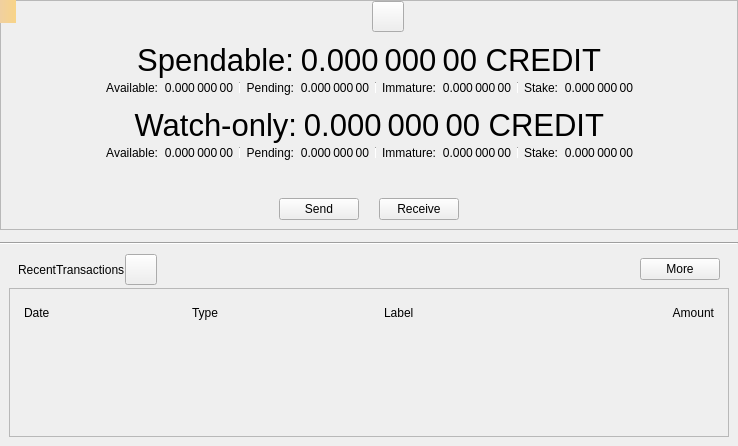
<?xml version="1.0" encoding="UTF-8"?>
<ui version="4.0">
 <class>OverviewPage</class>
 <widget class="QWidget" name="OverviewPage">
  <property name="geometry">
   <rect>
    <x>0</x>
    <y>0</y>
    <width>738</width>
    <height>446</height>
   </rect>
  </property>
  <property name="windowTitle">
   <string>Form</string>
  </property>
  <layout class="QVBoxLayout" name="verticalLayout_6">
   <property name="spacing">
    <number>0</number>
   </property>
   <property name="leftMargin">
    <number>0</number>
   </property>
   <property name="topMargin">
    <number>0</number>
   </property>
   <property name="rightMargin">
    <number>0</number>
   </property>
   <property name="bottomMargin">
    <number>0</number>
   </property>
   <item>
    <widget class="QFrame" name="frameBalances">
     <property name="frameShape">
      <enum>QFrame::StyledPanel</enum>
     </property>
     <property name="frameShadow">
      <enum>QFrame::Raised</enum>
     </property>
     <layout class="QVBoxLayout" name="verticalLayout_5">
      <property name="spacing">
       <number>0</number>
      </property>
      <property name="leftMargin">
       <number>0</number>
      </property>
      <property name="topMargin">
       <number>0</number>
      </property>
      <property name="rightMargin">
       <number>0</number>
      </property>
      <property name="bottomMargin">
       <number>0</number>
      </property>
      <item>
       <widget class="QWidget" name="widgetStatus" native="true">
        <layout class="QHBoxLayout" name="horizontalLayout_16">
         <property name="leftMargin">
          <number>0</number>
         </property>
         <property name="topMargin">
          <number>0</number>
         </property>
         <property name="rightMargin">
          <number>0</number>
         </property>
         <property name="bottomMargin">
          <number>0</number>
         </property>
         <item>
          <spacer name="horizontalSpacer_6">
           <property name="orientation">
            <enum>Qt::Horizontal</enum>
           </property>
           <property name="sizeHint" stdset="0">
            <size>
             <width>0</width>
             <height>20</height>
            </size>
           </property>
          </spacer>
         </item>
         <item>
          <widget class="QLabel" name="labelLogo">
           <property name="sizePolicy">
            <sizepolicy hsizetype="Fixed" vsizetype="Fixed">
             <horstretch>0</horstretch>
             <verstretch>0</verstretch>
            </sizepolicy>
           </property>
           <property name="minimumSize">
            <size>
             <width>32</width>
             <height>32</height>
            </size>
           </property>
          </widget>
         </item>
         <item>
          <widget class="QToolButton" name="labelWalletStatus">
           <property name="enabled">
            <bool>true</bool>
           </property>
           <property name="toolTip">
            <string>The displayed information may be out of date. Your wallet automatically synchronizes with the Credit network after a connection is established, but this process has not completed yet.</string>
           </property>
           <property name="text">
            <string/>
           </property>
           <property name="icon">
            <iconset>
             <normaloff>:/icons/warning</normaloff>
             <disabledoff>:/icons/warning</disabledoff>:/icons/warning</iconset>
           </property>
           <property name="iconSize">
            <size>
             <width>24</width>
             <height>24</height>
            </size>
           </property>
           <property name="flat" stdset="0">
            <bool>false</bool>
           </property>
          </widget>
         </item>
         <item>
          <spacer name="horizontalSpacer_5">
           <property name="orientation">
            <enum>Qt::Horizontal</enum>
           </property>
           <property name="sizeHint" stdset="0">
            <size>
             <width>0</width>
             <height>20</height>
            </size>
           </property>
          </spacer>
         </item>
        </layout>
       </widget>
      </item>
      <item>
       <widget class="QWidget" name="widgetWallet" native="true">
        <layout class="QVBoxLayout" name="verticalLayout_2">
         <property name="spacing">
          <number>0</number>
         </property>
         <item>
          <widget class="QWidget" name="widgetTotal" native="true">
           <layout class="QHBoxLayout" name="horizontalLayout">
            <property name="leftMargin">
             <number>0</number>
            </property>
            <property name="topMargin">
             <number>0</number>
            </property>
            <property name="rightMargin">
             <number>0</number>
            </property>
            <property name="bottomMargin">
             <number>0</number>
            </property>
            <item>
             <spacer name="horizontalSpacer_7">
              <property name="orientation">
               <enum>Qt::Horizontal</enum>
              </property>
              <property name="sizeHint" stdset="0">
               <size>
                <width>0</width>
                <height>20</height>
               </size>
              </property>
             </spacer>
            </item>
            <item>
             <widget class="QLabel" name="labelSpendable">
              <property name="font">
               <font>
                <pointsize>23</pointsize>
               </font>
              </property>
              <property name="text">
               <string>Spendable:</string>
              </property>
              <property name="alignment">
               <set>Qt::AlignRight|Qt::AlignTrailing|Qt::AlignVCenter</set>
              </property>
             </widget>
            </item>
            <item>
             <widget class="QLabel" name="labelTotal">
              <property name="font">
               <font>
                <pointsize>23</pointsize>
               </font>
              </property>
              <property name="cursor">
               <cursorShape>IBeamCursor</cursorShape>
              </property>
              <property name="toolTip">
               <string>Your current total balance</string>
              </property>
              <property name="text">
               <string notr="true">0.000 000 00 CREDIT</string>
              </property>
              <property name="alignment">
               <set>Qt::AlignRight|Qt::AlignTrailing|Qt::AlignVCenter</set>
              </property>
              <property name="textInteractionFlags">
               <set>Qt::LinksAccessibleByMouse|Qt::TextSelectableByMouse</set>
              </property>
             </widget>
            </item>
            <item>
             <spacer name="horizontalSpacer_8">
              <property name="orientation">
               <enum>Qt::Horizontal</enum>
              </property>
              <property name="sizeHint" stdset="0">
               <size>
                <width>0</width>
                <height>20</height>
               </size>
              </property>
             </spacer>
            </item>
           </layout>
          </widget>
         </item>
         <item>
          <layout class="QHBoxLayout" name="horizontalLayout_13">
           <property name="leftMargin">
            <number>0</number>
           </property>
           <property name="topMargin">
            <number>0</number>
           </property>
           <property name="rightMargin">
            <number>0</number>
           </property>
           <property name="bottomMargin">
            <number>0</number>
           </property>
           <item>
            <spacer name="horizontalSpacer_9">
             <property name="orientation">
              <enum>Qt::Horizontal</enum>
             </property>
             <property name="sizeHint" stdset="0">
              <size>
               <width>40</width>
               <height>20</height>
              </size>
             </property>
            </spacer>
           </item>
           <item>
            <widget class="QWidget" name="widgetBalance" native="true">
             <layout class="QHBoxLayout" name="horizontalLayout_2">
              <property name="leftMargin">
               <number>0</number>
              </property>
              <property name="topMargin">
               <number>0</number>
              </property>
              <property name="rightMargin">
               <number>0</number>
              </property>
              <property name="bottomMargin">
               <number>0</number>
              </property>
              <item>
               <widget class="QLabel" name="labelBalanceText">
                <property name="text">
                 <string>Available:</string>
                </property>
                <property name="alignment">
                 <set>Qt::AlignRight|Qt::AlignTrailing|Qt::AlignVCenter</set>
                </property>
               </widget>
              </item>
              <item>
               <widget class="QLabel" name="labelBalance">
                <property name="cursor">
                 <cursorShape>IBeamCursor</cursorShape>
                </property>
                <property name="toolTip">
                 <string>Your current spendable balance</string>
                </property>
                <property name="text">
                 <string notr="true">0.000 000 00</string>
                </property>
                <property name="alignment">
                 <set>Qt::AlignRight|Qt::AlignTrailing|Qt::AlignVCenter</set>
                </property>
                <property name="textInteractionFlags">
                 <set>Qt::LinksAccessibleByMouse|Qt::TextSelectableByMouse</set>
                </property>
               </widget>
              </item>
             </layout>
            </widget>
           </item>
           <item>
            <widget class="QWidget" name="widgetPending" native="true">
             <layout class="QHBoxLayout" name="horizontalLayout_3">
              <property name="leftMargin">
               <number>6</number>
              </property>
              <property name="topMargin">
               <number>0</number>
              </property>
              <property name="rightMargin">
               <number>0</number>
              </property>
              <property name="bottomMargin">
               <number>0</number>
              </property>
              <item>
               <widget class="Line" name="vLine">
                <property name="maximumSize">
                 <size>
                  <width>1</width>
                  <height>12</height>
                 </size>
                </property>
                <property name="orientation">
                 <enum>Qt::Vertical</enum>
                </property>
               </widget>
              </item>
              <item>
               <widget class="QLabel" name="labelPendingText">
                <property name="text">
                 <string>Pending:</string>
                </property>
                <property name="alignment">
                 <set>Qt::AlignRight|Qt::AlignTrailing|Qt::AlignVCenter</set>
                </property>
               </widget>
              </item>
              <item>
               <widget class="QLabel" name="labelUnconfirmed">
                <property name="cursor">
                 <cursorShape>IBeamCursor</cursorShape>
                </property>
                <property name="toolTip">
                 <string>Total of transactions that have yet to be confirmed, and do not yet count toward the spendable balance</string>
                </property>
                <property name="text">
                 <string notr="true">0.000 000 00</string>
                </property>
                <property name="alignment">
                 <set>Qt::AlignRight|Qt::AlignTrailing|Qt::AlignVCenter</set>
                </property>
                <property name="textInteractionFlags">
                 <set>Qt::LinksAccessibleByMouse|Qt::TextSelectableByMouse</set>
                </property>
               </widget>
              </item>
             </layout>
            </widget>
           </item>
           <item>
            <widget class="QWidget" name="widgetImmature" native="true">
             <layout class="QHBoxLayout" name="horizontalLayout_4">
              <property name="leftMargin">
               <number>6</number>
              </property>
              <property name="topMargin">
               <number>0</number>
              </property>
              <property name="rightMargin">
               <number>0</number>
              </property>
              <property name="bottomMargin">
               <number>0</number>
              </property>
              <item>
               <widget class="Line" name="vLine_2">
                <property name="maximumSize">
                 <size>
                  <width>1</width>
                  <height>12</height>
                 </size>
                </property>
                <property name="orientation">
                 <enum>Qt::Vertical</enum>
                </property>
               </widget>
              </item>
              <item>
               <widget class="QLabel" name="labelImmatureText">
                <property name="text">
                 <string>Immature:</string>
                </property>
                <property name="alignment">
                 <set>Qt::AlignRight|Qt::AlignTrailing|Qt::AlignVCenter</set>
                </property>
               </widget>
              </item>
              <item>
               <widget class="QLabel" name="labelImmature">
                <property name="cursor">
                 <cursorShape>IBeamCursor</cursorShape>
                </property>
                <property name="toolTip">
                 <string>Mined balance that has not yet matured</string>
                </property>
                <property name="text">
                 <string notr="true">0.000 000 00</string>
                </property>
                <property name="alignment">
                 <set>Qt::AlignRight|Qt::AlignTrailing|Qt::AlignVCenter</set>
                </property>
                <property name="textInteractionFlags">
                 <set>Qt::LinksAccessibleByMouse|Qt::TextSelectableByMouse</set>
                </property>
               </widget>
              </item>
             </layout>
            </widget>
           </item>
           <item>
            <widget class="QWidget" name="widgetStake" native="true">
             <layout class="QHBoxLayout" name="horizontalLayout_7">
              <property name="leftMargin">
               <number>6</number>
              </property>
              <property name="topMargin">
               <number>0</number>
              </property>
              <property name="rightMargin">
               <number>0</number>
              </property>
              <property name="bottomMargin">
               <number>0</number>
              </property>
              <item>
               <widget class="Line" name="vLine_3">
                <property name="maximumSize">
                 <size>
                  <width>1</width>
                  <height>12</height>
                 </size>
                </property>
                <property name="orientation">
                 <enum>Qt::Vertical</enum>
                </property>
               </widget>
              </item>
              <item>
               <widget class="QLabel" name="labelStakeText">
                <property name="text">
                 <string>Stake:</string>
                </property>
                <property name="alignment">
                 <set>Qt::AlignRight|Qt::AlignTrailing|Qt::AlignVCenter</set>
                </property>
               </widget>
              </item>
              <item>
               <widget class="QLabel" name="labelStake">
                <property name="text">
                 <string>0.000 000 00</string>
                </property>
                <property name="alignment">
                 <set>Qt::AlignRight|Qt::AlignTrailing|Qt::AlignVCenter</set>
                </property>
                <property name="textInteractionFlags">
                 <set>Qt::LinksAccessibleByMouse|Qt::TextSelectableByMouse</set>
                </property>
               </widget>
              </item>
             </layout>
            </widget>
           </item>
           <item>
            <spacer name="horizontalSpacer_10">
             <property name="orientation">
              <enum>Qt::Horizontal</enum>
             </property>
             <property name="sizeHint" stdset="0">
              <size>
               <width>40</width>
               <height>20</height>
              </size>
             </property>
            </spacer>
           </item>
          </layout>
         </item>
        </layout>
       </widget>
      </item>
      <item>
       <widget class="QWidget" name="widgetWatch" native="true">
        <layout class="QVBoxLayout" name="verticalLayout_4">
         <property name="spacing">
          <number>0</number>
         </property>
         <property name="topMargin">
          <number>0</number>
         </property>
         <property name="bottomMargin">
          <number>0</number>
         </property>
         <item>
          <widget class="QWidget" name="widgetWatchTotal" native="true">
           <layout class="QHBoxLayout" name="horizontalLayout_8">
            <property name="leftMargin">
             <number>0</number>
            </property>
            <property name="topMargin">
             <number>0</number>
            </property>
            <property name="rightMargin">
             <number>0</number>
            </property>
            <property name="bottomMargin">
             <number>0</number>
            </property>
            <item>
             <spacer name="horizontalSpacer_11">
              <property name="orientation">
               <enum>Qt::Horizontal</enum>
              </property>
              <property name="sizeHint" stdset="0">
               <size>
                <width>0</width>
                <height>20</height>
               </size>
              </property>
             </spacer>
            </item>
            <item>
             <widget class="QLabel" name="labelWatchonly">
              <property name="font">
               <font>
                <pointsize>23</pointsize>
               </font>
              </property>
              <property name="text">
               <string>Watch-only:</string>
              </property>
              <property name="alignment">
               <set>Qt::AlignRight|Qt::AlignTrailing|Qt::AlignVCenter</set>
              </property>
             </widget>
            </item>
            <item>
             <widget class="QLabel" name="labelWatchTotal">
              <property name="font">
               <font>
                <pointsize>23</pointsize>
               </font>
              </property>
              <property name="cursor">
               <cursorShape>IBeamCursor</cursorShape>
              </property>
              <property name="toolTip">
               <string>Current total balance in watch-only addresses</string>
              </property>
              <property name="text">
               <string notr="true">0.000 000 00 CREDIT</string>
              </property>
              <property name="alignment">
               <set>Qt::AlignRight|Qt::AlignTrailing|Qt::AlignVCenter</set>
              </property>
              <property name="textInteractionFlags">
               <set>Qt::LinksAccessibleByMouse|Qt::TextSelectableByMouse</set>
              </property>
             </widget>
            </item>
            <item>
             <spacer name="horizontalSpacer_12">
              <property name="orientation">
               <enum>Qt::Horizontal</enum>
              </property>
              <property name="sizeHint" stdset="0">
               <size>
                <width>0</width>
                <height>20</height>
               </size>
              </property>
             </spacer>
            </item>
           </layout>
          </widget>
         </item>
         <item>
          <layout class="QHBoxLayout" name="horizontalLayout_14">
           <property name="leftMargin">
            <number>0</number>
           </property>
           <property name="rightMargin">
            <number>0</number>
           </property>
           <item>
            <spacer name="horizontalSpacer_13">
             <property name="orientation">
              <enum>Qt::Horizontal</enum>
             </property>
             <property name="sizeHint" stdset="0">
              <size>
               <width>0</width>
               <height>20</height>
              </size>
             </property>
            </spacer>
           </item>
           <item>
            <widget class="QWidget" name="widgetWatchAvailable" native="true">
             <layout class="QHBoxLayout" name="horizontalLayout_9">
              <property name="leftMargin">
               <number>0</number>
              </property>
              <property name="topMargin">
               <number>0</number>
              </property>
              <property name="rightMargin">
               <number>0</number>
              </property>
              <property name="bottomMargin">
               <number>0</number>
              </property>
              <item>
               <widget class="QLabel" name="labelWatchAvailableText">
                <property name="text">
                 <string>Available:</string>
                </property>
                <property name="alignment">
                 <set>Qt::AlignRight|Qt::AlignTrailing|Qt::AlignVCenter</set>
                </property>
               </widget>
              </item>
              <item>
               <widget class="QLabel" name="labelWatchAvailable">
                <property name="cursor">
                 <cursorShape>IBeamCursor</cursorShape>
                </property>
                <property name="toolTip">
                 <string>Your current balance in watch-only addresses</string>
                </property>
                <property name="text">
                 <string notr="true">0.000 000 00</string>
                </property>
                <property name="alignment">
                 <set>Qt::AlignRight|Qt::AlignTrailing|Qt::AlignVCenter</set>
                </property>
                <property name="textInteractionFlags">
                 <set>Qt::LinksAccessibleByMouse|Qt::TextSelectableByMouse</set>
                </property>
               </widget>
              </item>
             </layout>
            </widget>
           </item>
           <item>
            <widget class="QWidget" name="widgetWatchPending" native="true">
             <layout class="QHBoxLayout" name="horizontalLayout_10">
              <property name="leftMargin">
               <number>6</number>
              </property>
              <property name="topMargin">
               <number>0</number>
              </property>
              <property name="rightMargin">
               <number>0</number>
              </property>
              <property name="bottomMargin">
               <number>0</number>
              </property>
              <item>
               <widget class="Line" name="vLine_4">
                <property name="maximumSize">
                 <size>
                  <width>1</width>
                  <height>12</height>
                 </size>
                </property>
                <property name="orientation">
                 <enum>Qt::Vertical</enum>
                </property>
               </widget>
              </item>
              <item>
               <widget class="QLabel" name="labelWatchPendingText">
                <property name="text">
                 <string>Pending:</string>
                </property>
                <property name="alignment">
                 <set>Qt::AlignRight|Qt::AlignTrailing|Qt::AlignVCenter</set>
                </property>
               </widget>
              </item>
              <item>
               <widget class="QLabel" name="labelWatchPending">
                <property name="cursor">
                 <cursorShape>IBeamCursor</cursorShape>
                </property>
                <property name="toolTip">
                 <string>Unconfirmed transactions to watch-only addresses</string>
                </property>
                <property name="text">
                 <string notr="true">0.000 000 00</string>
                </property>
                <property name="alignment">
                 <set>Qt::AlignRight|Qt::AlignTrailing|Qt::AlignVCenter</set>
                </property>
                <property name="textInteractionFlags">
                 <set>Qt::LinksAccessibleByMouse|Qt::TextSelectableByMouse</set>
                </property>
               </widget>
              </item>
             </layout>
            </widget>
           </item>
           <item>
            <widget class="QWidget" name="widgetWatchImmature" native="true">
             <layout class="QHBoxLayout" name="horizontalLayout_11">
              <property name="leftMargin">
               <number>6</number>
              </property>
              <property name="topMargin">
               <number>0</number>
              </property>
              <property name="rightMargin">
               <number>0</number>
              </property>
              <property name="bottomMargin">
               <number>0</number>
              </property>
              <item>
               <widget class="Line" name="vLine_5">
                <property name="maximumSize">
                 <size>
                  <width>1</width>
                  <height>12</height>
                 </size>
                </property>
                <property name="orientation">
                 <enum>Qt::Vertical</enum>
                </property>
               </widget>
              </item>
              <item>
               <widget class="QLabel" name="labelWatchImmatureText">
                <property name="text">
                 <string>Immature:</string>
                </property>
                <property name="alignment">
                 <set>Qt::AlignRight|Qt::AlignTrailing|Qt::AlignVCenter</set>
                </property>
               </widget>
              </item>
              <item>
               <widget class="QLabel" name="labelWatchImmature">
                <property name="cursor">
                 <cursorShape>IBeamCursor</cursorShape>
                </property>
                <property name="toolTip">
                 <string>Mined balance in watch-only addresses that has not yet matured</string>
                </property>
                <property name="text">
                 <string notr="true">0.000 000 00</string>
                </property>
                <property name="alignment">
                 <set>Qt::AlignRight|Qt::AlignTrailing|Qt::AlignVCenter</set>
                </property>
                <property name="textInteractionFlags">
                 <set>Qt::LinksAccessibleByMouse|Qt::TextSelectableByMouse</set>
                </property>
               </widget>
              </item>
             </layout>
            </widget>
           </item>
           <item>
            <widget class="QWidget" name="widgetWatchStake" native="true">
             <layout class="QHBoxLayout" name="horizontalLayout_12">
              <property name="leftMargin">
               <number>6</number>
              </property>
              <property name="topMargin">
               <number>0</number>
              </property>
              <property name="rightMargin">
               <number>0</number>
              </property>
              <property name="bottomMargin">
               <number>0</number>
              </property>
              <item>
               <widget class="Line" name="vLine_6">
                <property name="maximumSize">
                 <size>
                  <width>1</width>
                  <height>12</height>
                 </size>
                </property>
                <property name="orientation">
                 <enum>Qt::Vertical</enum>
                </property>
               </widget>
              </item>
              <item>
               <widget class="QLabel" name="labelWatchStakeText">
                <property name="text">
                 <string>Stake:</string>
                </property>
                <property name="alignment">
                 <set>Qt::AlignRight|Qt::AlignTrailing|Qt::AlignVCenter</set>
                </property>
               </widget>
              </item>
              <item>
               <widget class="QLabel" name="labelWatchStake">
                <property name="text">
                 <string>0.000 000 00</string>
                </property>
                <property name="alignment">
                 <set>Qt::AlignRight|Qt::AlignTrailing|Qt::AlignVCenter</set>
                </property>
                <property name="textInteractionFlags">
                 <set>Qt::LinksAccessibleByMouse|Qt::TextSelectableByMouse</set>
                </property>
               </widget>
              </item>
             </layout>
            </widget>
           </item>
           <item>
            <spacer name="horizontalSpacer_14">
             <property name="orientation">
              <enum>Qt::Horizontal</enum>
             </property>
             <property name="sizeHint" stdset="0">
              <size>
               <width>0</width>
               <height>20</height>
              </size>
             </property>
            </spacer>
           </item>
          </layout>
         </item>
        </layout>
       </widget>
      </item>
      <item>
       <widget class="QWidget" name="widgetTransaction" native="true">
        <layout class="QHBoxLayout" name="horizontalLayout_15">
         <property name="spacing">
          <number>20</number>
         </property>
         <property name="topMargin">
          <number>35</number>
         </property>
         <item>
          <spacer name="horizontalSpacer_15">
           <property name="orientation">
            <enum>Qt::Horizontal</enum>
           </property>
           <property name="sizeHint" stdset="0">
            <size>
             <width>0</width>
             <height>20</height>
            </size>
           </property>
          </spacer>
         </item>
         <item>
          <widget class="CreditPushButton" name="buttonSend">
           <property name="text">
            <string>Send</string>
           </property>
          </widget>
         </item>
         <item>
          <widget class="CreditPushButton" name="buttonReceive">
           <property name="text">
            <string>Receive</string>
           </property>
          </widget>
         </item>
         <item>
          <spacer name="horizontalSpacer_16">
           <property name="orientation">
            <enum>Qt::Horizontal</enum>
           </property>
           <property name="sizeHint" stdset="0">
            <size>
             <width>0</width>
             <height>20</height>
            </size>
           </property>
          </spacer>
         </item>
        </layout>
       </widget>
      </item>
     </layout>
    </widget>
   </item>
   <item>
    <spacer name="verticalSpacer_5">
     <property name="orientation">
      <enum>Qt::Vertical</enum>
     </property>
     <property name="sizeType">
      <enum>QSizePolicy::Fixed</enum>
     </property>
     <property name="sizeHint" stdset="0">
      <size>
       <width>20</width>
       <height>12</height>
      </size>
     </property>
    </spacer>
   </item>
   <item>
    <widget class="Line" name="hLine">
     <property name="orientation">
      <enum>Qt::Horizontal</enum>
     </property>
    </widget>
   </item>
   <item>
    <spacer name="verticalSpacer_4">
     <property name="orientation">
      <enum>Qt::Vertical</enum>
     </property>
     <property name="sizeType">
      <enum>QSizePolicy::Fixed</enum>
     </property>
     <property name="sizeHint" stdset="0">
      <size>
       <width>20</width>
       <height>0</height>
      </size>
     </property>
    </spacer>
   </item>
   <item>
    <widget class="QWidget" name="widgetRecent" native="true">
     <layout class="QVBoxLayout" name="verticalLayout">
      <property name="spacing">
       <number>0</number>
      </property>
      <item>
       <layout class="QHBoxLayout" name="horizontalLayout_6">
        <property name="leftMargin">
         <number>9</number>
        </property>
        <property name="rightMargin">
         <number>9</number>
        </property>
        <property name="bottomMargin">
         <number>3</number>
        </property>
        <item>
         <widget class="QLabel" name="labelRecentTransactions">
          <property name="text">
           <string>RecentTransactions</string>
          </property>
         </widget>
        </item>
        <item>
         <widget class="QToolButton" name="labelTransactionsStatus">
          <property name="enabled">
           <bool>true</bool>
          </property>
          <property name="toolTip">
           <string>The displayed information may be out of date. Your wallet automatically synchronizes with the Credit network after a connection is established, but this process has not completed yet.</string>
          </property>
          <property name="text">
           <string/>
          </property>
          <property name="icon">
           <iconset>
            <normaloff>:/icons/warning</normaloff>
            <disabledoff>:/icons/warning</disabledoff>:/icons/warning</iconset>
          </property>
          <property name="iconSize">
           <size>
            <width>24</width>
            <height>24</height>
           </size>
          </property>
          <property name="flat" stdset="0">
           <bool>false</bool>
          </property>
         </widget>
        </item>
        <item>
         <spacer name="horizontalSpacer_3">
          <property name="orientation">
           <enum>Qt::Horizontal</enum>
          </property>
          <property name="sizeHint" stdset="0">
           <size>
            <width>0</width>
            <height>20</height>
           </size>
          </property>
         </spacer>
        </item>
        <item>
         <widget class="QPushButton" name="showMoreButton">
          <property name="text">
           <string>More</string>
          </property>
         </widget>
        </item>
       </layout>
      </item>
      <item>
       <layout class="QVBoxLayout" name="verticalLayout_3">
        <item>
         <widget class="QFrame" name="frameRecentTransactions">
          <property name="frameShape">
           <enum>QFrame::StyledPanel</enum>
          </property>
          <property name="frameShadow">
           <enum>QFrame::Raised</enum>
          </property>
          <layout class="QVBoxLayout" name="verticalLayout_8">
           <item>
            <widget class="QWidget" name="widget_header" native="true">
             <layout class="QHBoxLayout" name="horizontalLayout_5">
              <property name="spacing">
               <number>5</number>
              </property>
              <property name="leftMargin">
               <number>5</number>
              </property>
              <property name="topMargin">
               <number>5</number>
              </property>
              <property name="rightMargin">
               <number>5</number>
              </property>
              <property name="bottomMargin">
               <number>5</number>
              </property>
              <item>
               <widget class="QLabel" name="labelDate">
                <property name="text">
                 <string>Date</string>
                </property>
               </widget>
              </item>
              <item>
               <widget class="QLabel" name="labelType">
                <property name="text">
                 <string>Type</string>
                </property>
               </widget>
              </item>
              <item>
               <spacer name="horizontalSpacer_2">
                <property name="orientation">
                 <enum>Qt::Horizontal</enum>
                </property>
                <property name="sizeType">
                 <enum>QSizePolicy::Fixed</enum>
                </property>
                <property name="sizeHint" stdset="0">
                 <size>
                  <width>25</width>
                  <height>20</height>
                 </size>
                </property>
               </spacer>
              </item>
              <item>
               <widget class="QLabel" name="labelAddress">
                <property name="text">
                 <string>Label</string>
                </property>
               </widget>
              </item>
              <item>
               <widget class="QLabel" name="labelAmount">
                <property name="text">
                 <string>Amount</string>
                </property>
                <property name="alignment">
                 <set>Qt::AlignRight|Qt::AlignTrailing|Qt::AlignVCenter</set>
                </property>
               </widget>
              </item>
             </layout>
            </widget>
           </item>
           <item>
            <widget class="QListView" name="listTransactions">
             <property name="styleSheet">
              <string notr="true">QListView { background: transparent; }</string>
             </property>
             <property name="frameShape">
              <enum>QFrame::NoFrame</enum>
             </property>
             <property name="verticalScrollBarPolicy">
              <enum>Qt::ScrollBarAlwaysOff</enum>
             </property>
             <property name="horizontalScrollBarPolicy">
              <enum>Qt::ScrollBarAlwaysOff</enum>
             </property>
            </widget>
           </item>
          </layout>
         </widget>
        </item>
       </layout>
      </item>
     </layout>
    </widget>
   </item>
  </layout>
  <widget class="QLabel" name="labelAlerts">
   <property name="geometry">
    <rect>
     <x>0</x>
     <y>0</y>
     <width>16</width>
     <height>23</height>
    </rect>
   </property>
   <property name="visible">
    <bool>false</bool>
   </property>
   <property name="styleSheet">
    <string notr="true">QLabel { background-color: qlineargradient(x1: 0, y1: 0, x2: 1, y2: 0, stop:0 #F0D0A0, stop:1 #F8D488); color:#000000; }</string>
   </property>
   <property name="wordWrap">
    <bool>true</bool>
   </property>
   <property name="margin">
    <number>3</number>
   </property>
   <property name="textInteractionFlags">
    <set>Qt::TextSelectableByMouse</set>
   </property>
  </widget>
 </widget>
 <customwidgets>
  <customwidget>
   <class>CreditPushButton</class>
   <extends>QPushButton</extends>
   <header>qt/creditpushbutton.h</header>
  </customwidget>
 </customwidgets>
 <resources/>
 <connections/>
</ui>
